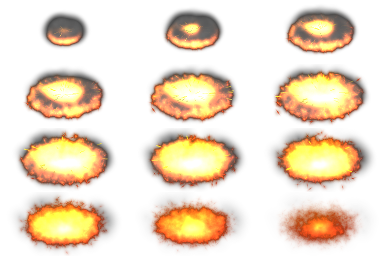
#> input picture misc/linearizeImage/explosion.png, 384 x 256 px
$ python explosion.py   (Python 2 division)
#> lines starting #> are read from the running program, lines starting #| are printed output that depends on the picture
#!/usr/bin/python2

__author__ = 'cos'

#from Pillow import Image
from PIL import Image


def main():
    filename = "explosion.png"
    rows = 4
    cols = 3
    originalIm = Image.open(filename, 'r')
#> originalIm is the input picture: PIL image 384x256 RGBA; mean R, G, B, A 94.1, 73.1, 50, 88.3
    originalSize = originalIm.size
#> originalSize = (384, 256)
    cellsize = (originalSize[0]/cols, originalSize[1]/rows)
#> cellsize = (128, 64)
    print "Cell size: ", cellsize
#| Cell size:  (128, 64)

    resultIm = Image.new("RGBA", (originalSize[0] * rows, cellsize[1]))
#> resultIm: PIL image 1536x64 RGBA; every value is 0

    for rowNum in range(rows):
        firstPoint = (0, cellsize[1]*rowNum)
        lastPoint = (originalSize[0], cellsize[1]*(rowNum+1))
        line = originalIm.crop(firstPoint + lastPoint)
        #line.show()

        resultIm.paste(line, (originalSize[0] * rowNum, 0))
#> this loop made 4 passes
#> pass 1, in main, `line = originalIm.crop(firstPoint + lastPoint)`:
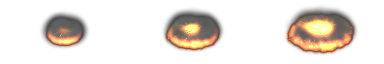
#> line: PIL image 384x64 RGBA; mean R, G, B, A 42.3, 35.5, 29, 54; transparent parts drawn white
#> pass 2, in main, `line = originalIm.crop(firstPoint + lastPoint)`:
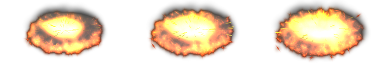
#> line: PIL image 384x64 RGBA; mean R, G, B, A 101.8, 81.9, 59.6, 103.7; transparent parts drawn white
#> pass 3, in main, `line = originalIm.crop(firstPoint + lastPoint)`:
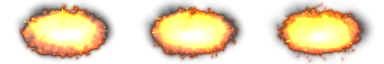
#> line: PIL image 384x64 RGBA; mean R, G, B, A 120.7, 100.8, 68.6, 115.9; transparent parts drawn white
#> after the loop:
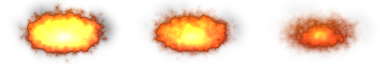
#> line: PIL image 384x64 RGBA; mean R, G, B, A 111.7, 74, 43, 79.4; transparent parts drawn white
#> after the loop:
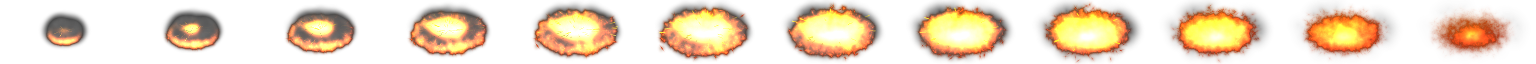
#> resultIm: PIL image 1536x64 RGBA; mean R, G, B, A 94.1, 73.1, 50, 88.3; transparent parts drawn white


    resultIm.save("out.png")


if __name__ == "__main__":
    main()
